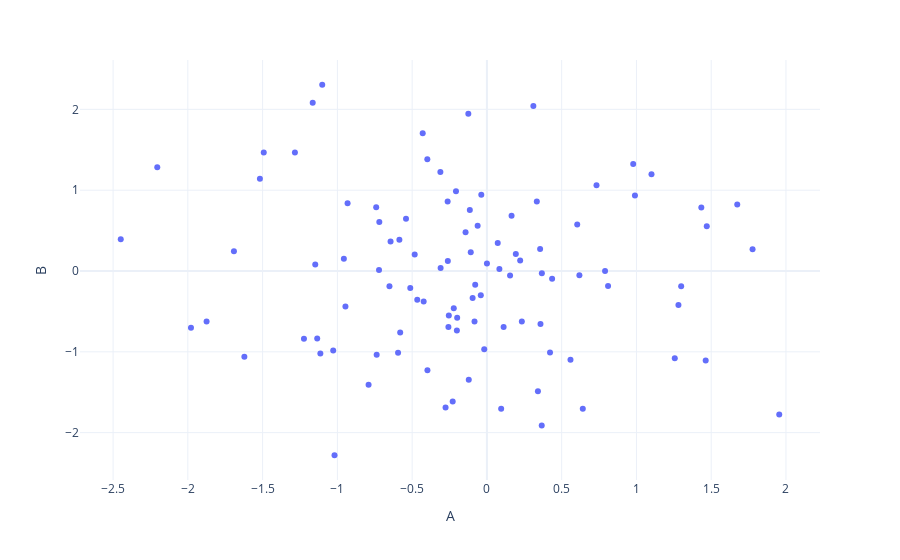

This figure's notebook cell:
### Markdown cell above
## Scatter Plots

### Code cell
# Basic scatter plot with A on x-axis and B on y-axis
fig = px.scatter(df, x='A', y='B')
fig.show()
